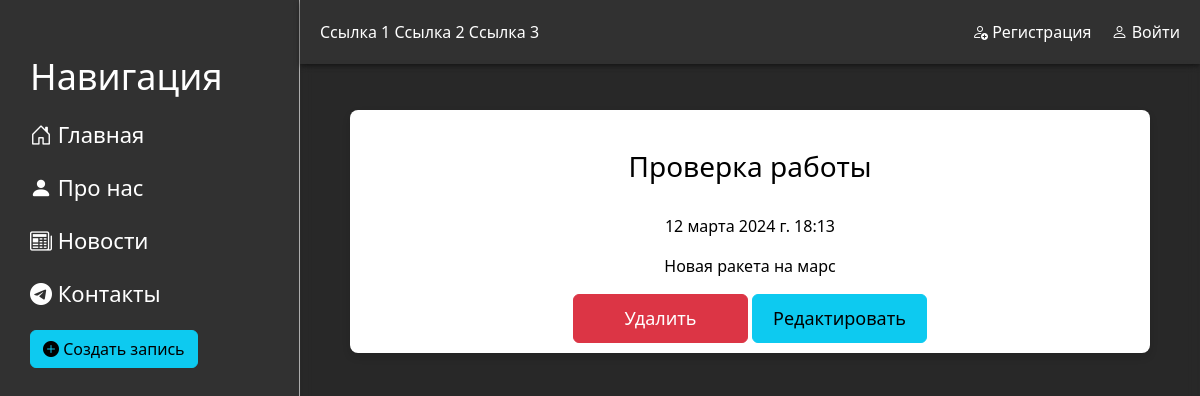
The page /news/1 on the database as committed earlier.
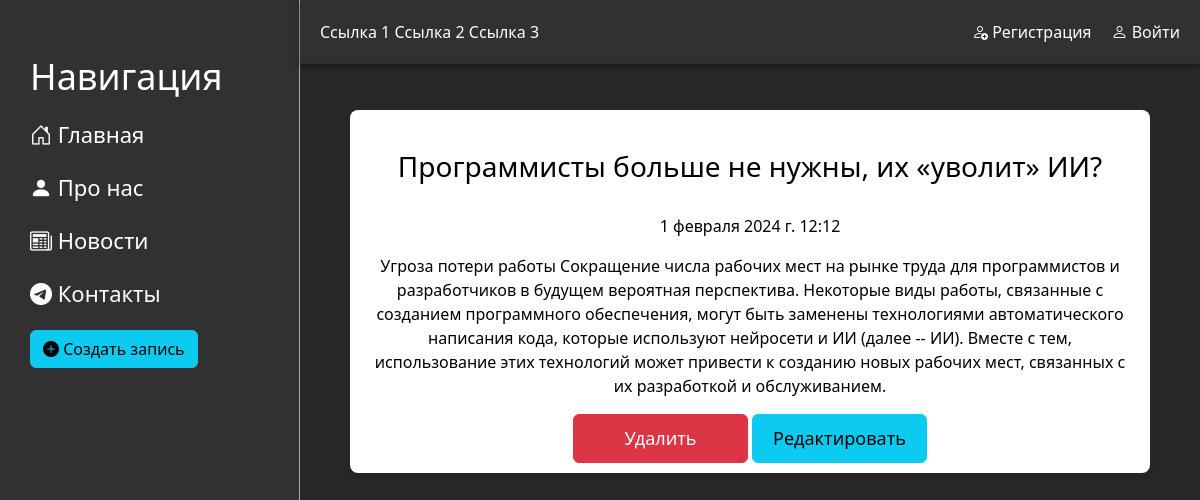
The same page on the database as committed later.
### news/models.py (models this page shows, shortened)
class Articles(models.Model):
    title = models.CharField('Название', max_length=50)
    anons = models.CharField('Анонс', max_length=250)
    full_text = models.TextField('Статья')
    date = models.DateTimeField('Дата публикации')
    class Meta:
        verbose_name = 'Новость'
        verbose_name_plural = 'Новости'

### news/views.py (the view)
# urls.py: path('<int:pk>', views.NewsDetailView.as_view(), name="news-detail"),
class NewsDetailView(DetailView):
    model = Articles
    template_name = 'news/detail_view.html'
    context_object_name = 'article'

### news/templates/news/detail_view.html (shortened to what this page needs)
{% extends 'main/layout.html' %}
{% block content  %}
    <div class="features">
        <h1>{{ article.title }}</h1>
        <p>{{ article.date }}</p>
        <p>{{ article.full_text }}</p>
        <div class="btn-del-info">
            <a href="{% url 'news-delete' article.id %}" class="btn btn-danger"> Удалить </a>
            <a href="{% url 'news-update' article.id %}" class="btn btn-info"> Редактировать </a>
        </div>
    </div>
{% endblock %}

Rows that differ between the two databases and show on the page:
changed Articles: title "Проверка работы" → "Программисты больше не нужны, их «уволит» ИИ?"; date "12 марта 2024 г. 18:13" → "1 февраля 2024 г. 12:12"; full_text "Новая ракета на марс" → "Угроза потери работы Сокращение числа рабочих мест на рынке труда для программистов и разработчиков в будущем вероятная перспектива. Некоторые виды работы, связанные с созданием программного обеспечения, могут быть заменены технологиями автоматического написания кода, которые используют нейросети и ИИ (далее -- ИИ). Вместе с тем, использование этих технологий может привести к созданию новых рабочих мест, связанных с их разработкой и обслуживанием."
